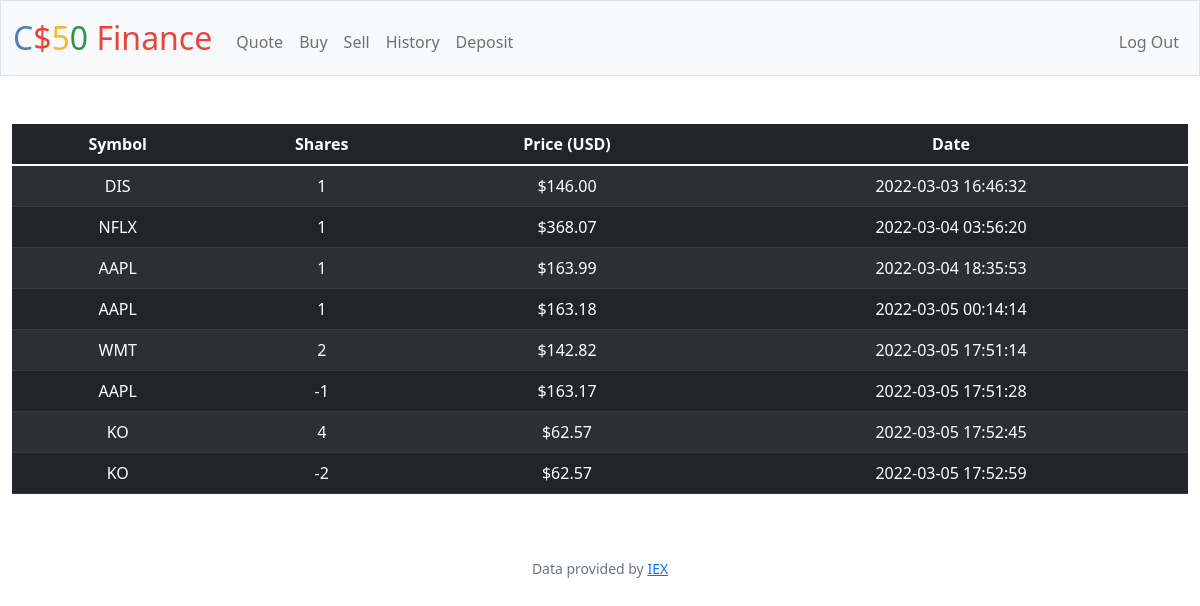
Screenshot of /history (signed in) with the database file from the repository.
### tables this page shows
CREATE TABLE 'transactions' ('id' INTEGER PRIMARY KEY AUTOINCREMENT NOT NULL, 'user_id' INTEGER, 'symbol' TEXT, 'shares' INTEGER, 'price' REAL, 'date' DATETIME DEFAULT CURRENT_TIMESTAMP);

### app.py (the view)
@app.route("/history")
@login_required
def history():
    user_id = session["user_id"]
    transactions = db.execute(
        "SELECT * FROM transactions WHERE user_id = ?", user_id
        )
    return render_template("history.html", transactions = transactions)

### app.py (called while the page is built)
@app.after_request
def after_request(response):
    response.headers["Cache-Control"] = "no-cache, no-store, must-revalidate"
    response.headers["Expires"] = 0
    response.headers["Pragma"] = "no-cache"
    return response

### helpers.py (called while the page is built)
def login_required(f):
    @wraps(f)
    def decorated_function(*args, **kwargs):
        if session.get("user_id") is None:
            return redirect("/login")
        return f(*args, **kwargs)
    return decorated_function

def usd(value):
    return f"${value:,.2f}"

### templates/history.html (shortened to what this page needs)
{% extends "layout.html" %}
{% block main %}
    <table class="table table-striped table-dark">
        <thead>
            <tr>
                <th scope="col">Symbol</th>
                <th scope="col">Shares</th>
                <th scope="col">Price (USD)</th>
                <th scope="col">Date</th>
            </tr>
        </thead>
        <tbody>
            {% for row in transactions %}
                <tr>
                    <td>{{ row["symbol"] }}</td>
                    <td>{{ row["shares"] }}</td>
                    <td>{{ row["price"] | usd }}</td>
                    <td>{{ row["date"] }}</td>
                </tr>
            {% endfor %}
        </tbody>
    </table>
{% endblock %}

### templates/layout.html (shortened to what this page needs)
<!DOCTYPE html>
<html lang="en">
    <head>
        <link href="https://cdn.jsdelivr.net/npm/bootstrap@5.1.3/dist/css/bootstrap.min.css" rel="stylesheet">
        <link href="/static/styles.css" rel="stylesheet">
    </head>
    <body>
        <nav class="bg-light border navbar navbar-expand-md navbar-light">
            <div class="container-fluid">
                <a class="navbar-brand" href="/"><span class="blue">C</span><span class="red">$</span><span class="yellow">5</span><span class="green">0</span> <span class="red">Finance</span></a>
                <div class="collapse navbar-collapse" id="navbar">
                    {% if session["user_id"] %}
                        <ul class="navbar-nav me-auto mt-2">
                            <li class="nav-item"><a class="nav-link" href="/quote">Quote</a></li>
                            <li class="nav-item"><a class="nav-link" href="/buy">Buy</a></li>
                            <li class="nav-item"><a class="nav-link" href="/sell">Sell</a></li>
                            <li class="nav-item"><a class="nav-link" href="/history">History</a></li>
                            <li class="nav-item"><a class="nav-link" href="/deposit">Deposit</a></li>
                        </ul>
                        <ul class="navbar-nav ms-auto mt-2">
                            <li class="nav-item"><a class="nav-link" href="/logout">Log Out</a></li>
                        </ul>
                    {% else %}
                        <ul class="navbar-nav ms-auto mt-2">
                            <li class="nav-item"><a class="nav-link" href="/register">Register</a></li>
                            <li class="nav-item"><a class="nav-link" href="/login">Log In</a></li>
                        </ul>
                    {% endif %}
                </div>
            </div>
        </nav>
        <main class="container-fluid py-5 text-center">
            {% block main %}{% endblock %}
        </main>
        <footer class="mb-5 small text-center text-muted">
            Data provided by <a href="https://iexcloud.io/">IEX</a>
        </footer>
    </body>
</html>

### static/styles.css (style rules this page uses)
nav .navbar-brand { font-size: xx-large; }
nav .navbar-brand .blue { color: #537fbe; }
nav .navbar-brand .red { color: #ea433b; }
nav .navbar-brand .yellow { color: #f5b82e; }
nav .navbar-brand .green { color: #2e944b; }

### rows the page displays
transactions: symbol "DIS", shares "1", price "$146.00", date "2022-03-03 16:46:32"
transactions: symbol "NFLX", shares "1", price "$368.07", date "2022-03-04 03:56:20"
transactions: symbol "AAPL", shares "1", price "$163.99", date "2022-03-04 18:35:53"
transactions: symbol "AAPL", shares "1", price "$163.18", date "2022-03-05 00:14:14"
transactions: symbol "WMT", shares "2", price "$142.82", date "2022-03-05 17:51:14"
transactions: symbol "AAPL", shares "-1", price "$163.17", date "2022-03-05 17:51:28"
transactions: symbol "KO", shares "4", price "$62.57", date "2022-03-05 17:52:45"
transactions: symbol "KO", shares "-2", price "$62.57", date "2022-03-05 17:52:59"
